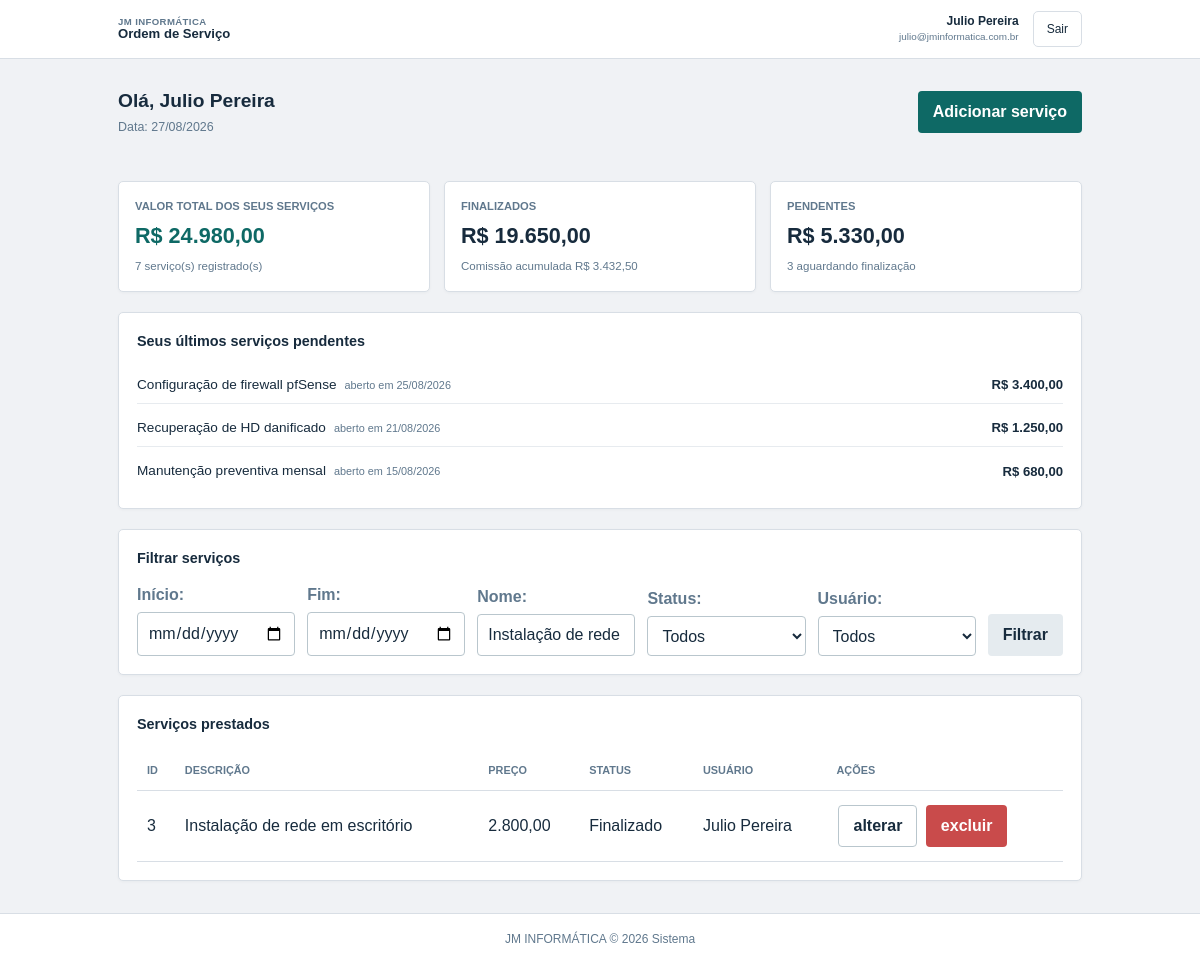
Page /dashboard.php?nome=Instalação de rede em escritório (signed in) on the committed database.
### tables this page shows
CREATE TABLE `user` (
    `id_user`    BIGINT(20)   NOT NULL AUTO_INCREMENT,
    `name`       VARCHAR(150) NOT NULL,
    `email`      VARCHAR(100) NOT NULL,
    `password`   VARCHAR(255) NOT NULL,
    `created_at` DATETIME     NOT NULL DEFAULT CURRENT_TIMESTAMP,
    `update_at`  DATETIME     NULL DEFAULT NULL ON UPDATE CURRENT_TIMESTAMP,
    `ativo`      TINYINT(1)   NOT NULL DEFAULT 1,

    PRIMARY KEY (`id_user`),
    UNIQUE KEY `uq_user_email` (`email`)
);

CREATE TABLE `service` (
    `id_service`      BIGINT(20)     NOT NULL AUTO_INCREMENT,
    `description`     VARCHAR(45)    NOT NULL,
    `price`           DECIMAL(11, 3) NOT NULL,
    `created_at`      DATETIME       NOT NULL DEFAULT CURRENT_TIMESTAMP,
    `update_at`       DATETIME       NULL DEFAULT NULL ON UPDATE CURRENT_TIMESTAMP,
    `finished_at`     DATETIME       NULL DEFAULT NULL,
    `commission_user` DECIMAL(11, 3) NULL DEFAULT NULL,
    `user_id_user`    BIGINT(20)     NOT NULL,

    PRIMARY KEY (`id_service`),
    KEY `idx_service_user` (`user_id_user`),
    KEY `idx_service_finished_at` (`finished_at`),
    KEY `idx_service_created_at` (`created_at`),

    CONSTRAINT `fk_service_user`
        FOREIGN KEY (`user_id_user`)
        REFERENCES `user` (`id_user`)
        ON DELETE RESTRICT
        ON UPDATE CASCADE
);

### classes/Usuario.php (called while the page is built, shortened)
<?php
class Usuario{
    private $pdo;
    public function __construct($pdo) {
        $this->pdo = $pdo;
    }
    public function buscaUsuarioPorId($id_user){
        $sql = $this->pdo->prepare("SELECT id_user, name, email FROM user WHERE id_user = :id");
        $sql->bindValue(":id", $id_user);
        $sql->execute();
        if($sql->rowCount() > 0){
            return $sql->fetch();
        } else{
            return [];
        }
    }
}

### classes/Servico.php (called while the page is built, shortened)
<?php
class Servico{
    private $pdo;
    public function __construct($pdo) {
        $this->pdo = $pdo;
    }
    public function listarServicosComNomeUsuario($inicio = null, $fim = null, $nome = null, $status = null, $usuario = null){
        $query = "SELECT s.*, u.name as nome_usuario, CASE WHEN s.finished_at IS NULL THEN 'Pendente' ELSE 'Finalizado' END as status
                  FROM service s
                  JOIN user u ON s.user_id_user = u.id_user
                  WHERE 1=1";
        if($nome){
            $query .= " AND s.description LIKE :nome";
        }
        $query .= " ORDER BY s.created_at DESC";
        $sql = $this->pdo->prepare($query);
        if($nome){
            $sql->bindValue(':nome', "%$nome%");
        }
        $sql->execute();
        return $sql->fetchAll();
    }
    public function resumoServicosPorUsuario($id_usuario){
        $sql = $this->pdo->prepare("SELECT
                                        COALESCE(SUM(price), 0) AS total,
                                        COALESCE(SUM(CASE WHEN finished_at IS NOT NULL THEN price ELSE 0 END), 0) AS finalizados,
                                        COALESCE(SUM(CASE WHEN finished_at IS NULL THEN price ELSE 0 END), 0) AS pendentes,
                                        COALESCE(SUM(CASE WHEN finished_at IS NOT NULL THEN commission_user ELSE 0 END), 0) AS comissao,
                                        COUNT(*) AS quantidade,
                                        SUM(CASE WHEN finished_at IS NOT NULL THEN 1 ELSE 0 END) AS quantidade_finalizados,
                                        SUM(CASE WHEN finished_at IS NULL THEN 1 ELSE 0 END) AS quantidade_pendentes
                                    FROM service
                                    WHERE user_id_user = :id");
        $sql->bindValue(':id', $id_usuario);
        $sql->execute();
        return $sql->fetch(PDO::FETCH_ASSOC);
    }
    public function ultimosServicosPendentes($id_usuario, $limite = 5){
        $sql = $this->pdo->prepare("SELECT * FROM service
                                    WHERE user_id_user = :id AND finished_at IS NULL
                                    ORDER BY created_at DESC
                                    LIMIT :limite");
        $sql->bindValue(':id', $id_usuario);
        $sql->bindValue(':limite', (int)$limite, PDO::PARAM_INT);
        $sql->execute();
        return $sql->fetchAll();
    }
}

### dashboard.php (the view, shortened to what this page needs)
<?php
require_once './includes/conexao.php';
require_once './classes/Servico.php';
require_once './classes/Usuario.php';
$usuario_obj = new Usuario($pdo);
$dados_usuario = $usuario_obj->buscaUsuarioPorId($_SESSION['id_user']);
$nomeUsuario = $dados_usuario['name'];
$os = new Servico($pdo);
$servicos = $os->listarServicosComNomeUsuario(
    $_GET['inicio'] ?? null,
    $_GET['fim'] ?? null,
    $_GET['nome'] ?? null,
    $_GET['status'] ?? null,
    $_GET['usuario'] ?? null
);
$servicosRecentes = $os->ultimosServicosPendentes($_SESSION['id_user'],5);
$resumo = $os->resumoServicosPorUsuario($_SESSION['id_user']);
?>
<?php require_once './includes/header.php'; ?>
    <div class="dashboard-cabecalho">
        <div>
            <p class="saudacao">Olá, <?= htmlspecialchars($nomeUsuario, ENT_QUOTES, 'UTF-8') ?></p>
            <p class="data-atual">Data: <?= date('d/m/Y') ?></p>
        </div>
        <a href="form-servico.php" class="botao botao--primario">Adicionar serviço</a>
    </div>
    <section class="cards-resumo" aria-label="Resumo dos serviços">
        <article class="card-valor card-valor--destaque">
            <p class="card-rotulo">Valor total dos seus serviços</p>
            <strong>R$ <?= number_format($resumo['total'], 2, ',', '.') ?></strong>
            <small><?= (int) $resumo['quantidade'] ?> serviço(s) registrado(s)</small>
        </article>
        <article class="card-valor">
            <p class="card-rotulo">Finalizados</p>
            <strong>R$ <?= number_format($resumo['finalizados'], 2, ',', '.') ?></strong>
            <small>Comissão acumulada R$ <?= number_format($resumo['comissao'], 2, ',', '.') ?></small>
        </article>
        <article class="card-valor">
            <p class="card-rotulo">Pendentes</p>
            <strong>R$ <?= number_format($resumo['pendentes'], 2, ',', '.') ?></strong>
            <small><?= (int) $resumo['quantidade_pendentes'] ?> aguardando finalização</small>
        </article>
    </section>
    <section class="bloco-dashboard">
        <h2>Seus últimos serviços pendentes</h2>
        <?php if(empty($servicosRecentes)){ ?>
            <p>Nenhum serviço pendente.</p>
        <?php } else { ?>
            <ul>
                <?php foreach($servicosRecentes as $servico){ ?>
                    <li>
                        <span><?= htmlspecialchars($servico['description'], ENT_QUOTES, 'UTF-8') ?></span>
                        <small>aberto em <?= date('d/m/Y', strtotime($servico['created_at'])) ?></small>
                        <strong>R$ <?= number_format($servico['price'], 2, ',', '.') ?></strong>
                    </li>
                <?php } ?>
            </ul>
        <?php } ?>
    </section>
    <section class="bloco-dashboard filtro-servicos">
        <h2>Filtrar serviços</h2>
        <form method="get">
            <div class="campo-filtro">
                <label for="inicio">Início:</label>
                <input type="date" name="inicio" id="inicio" value="<?= htmlspecialchars($_GET['inicio'] ?? '', ENT_QUOTES, 'UTF-8') ?>">
            </div>
            <div class="campo-filtro">
                <label for="fim">Fim:</label>
                <input type="date" name="fim" id="fim" value="<?= htmlspecialchars($_GET['fim'] ?? '', ENT_QUOTES, 'UTF-8') ?>">
            </div>
            <div class="campo-filtro">
                <label for="nome">Nome:</label>
                <input type="text" name="nome" id="nome" value="<?= htmlspecialchars($_GET['nome'] ?? '', ENT_QUOTES, 'UTF-8') ?>">
            </div>
            <div class="campo-filtro">
                <label for="status">Status:</label>
                <select name="status" id="status">
                <option value="">Todos</option>
                </select>
            </div>
            <div class="campo-filtro">
                <label for="usuario">Usuário:</label>
                <select name="usuario" id="usuario">
                <option value="">Todos</option>
                </select>
            </div>
            <button type="submit">Filtrar</button>
        </form>
    </section>
    <section class="bloco-dashboard tabela-servicos">
        <h2>Serviços prestados</h2>
        <table>
            <thead>
                <tr>
                    <th>ID</th>
                    <th>Descrição</th>
                    <th>Preço</th>
                    <th>Status</th>
                    <th>Usuário</th>
                    <th>Ações</th>
                </tr>
            </thead>
            <tbody>
                <?php foreach($servicos as $servico){ ?>
                <tr>
                    <td><?= $servico['id_service'] ?></td>
                    <td><?= htmlspecialchars($servico['description'], ENT_QUOTES, 'UTF-8') ?></td>
                    <td><?= number_format($servico['price'], 2, ',', '.') ?></td>
                    <td><?= htmlspecialchars($servico['status'], ENT_QUOTES, 'UTF-8') ?></td>
                    <td><?= htmlspecialchars($servico['nome_usuario'], ENT_QUOTES, 'UTF-8') ?></td>
                    <td>
                        <a href="form-servico.php?id=<?= $servico['id_service'] ?>" class="botao botao--secundario">alterar</a>
                        <a href="excluir-servico.php?id=<?= $servico['id_service'] ?>" class="botao botao--perigo" onclick="return confirm('Tem certeza que deseja excluir este serviço?')">excluir</a>
                    </td>
                </tr>
                <?php } ?>
            </tbody>
        </table>
    </section>
<?php require_once './includes/footer.php'; ?>

### includes/header.php (shortened to what this page needs)
<!DOCTYPE html>
<html lang="pt-BR">
<head>
	<link rel="stylesheet" href="./css/style.css">
</head>
<body>
	<header>
		<div class="header-conteudo">
			<div class="marca">
				<strong>JM INFORMÁTICA</strong>
				<span>Ordem de Serviço</span>
			</div>
			<div class="conta-usuario">
				<div>
					<strong><?= htmlspecialchars($nomeUsuario ?? 'Usuário', ENT_QUOTES, 'UTF-8') ?></strong>
					<?php if (!empty($dados_usuario['email'])) { ?>
						<small><?= htmlspecialchars($dados_usuario['email'], ENT_QUOTES, 'UTF-8') ?></small>
					<?php } ?>
				</div>
				<a class="botao-sair" href="sair.php">Sair</a>
			</div>
		</div>
	</header>

### rows in the picture
user: name "Julio Pereira", email "julio@jminformatica.com.br"
service: description "Configuração de firewall pfSense", created_at "25/08/2026", price "3.400,00"
service: description "Recuperação de HD danificado", created_at "21/08/2026", price "1.250,00"
service: description "Manutenção preventiva mensal", created_at "15/08/2026", price "680,00"
service: id_service "3", description "Instalação de rede em escritório", price "2.800,00", status "Finalizado", user_id_user.name "Julio Pereira"

### other values in the picture
$resumo['total'] "24.980,00"
$resumo['quantidade'] "7"
$resumo['finalizados'] "19.650,00"
$resumo['comissao'] "3.432,50"
$resumo['pendentes'] "5.330,00"
$resumo['quantidade_pendentes'] "3"
